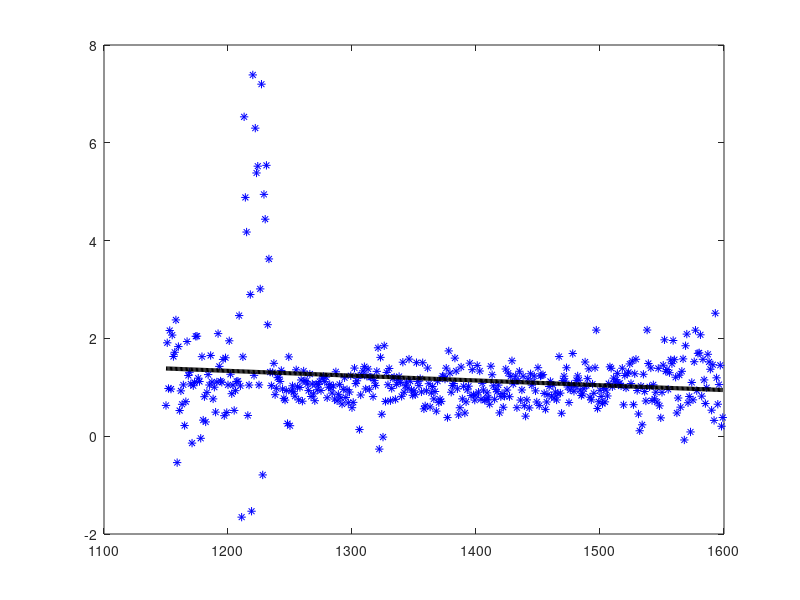
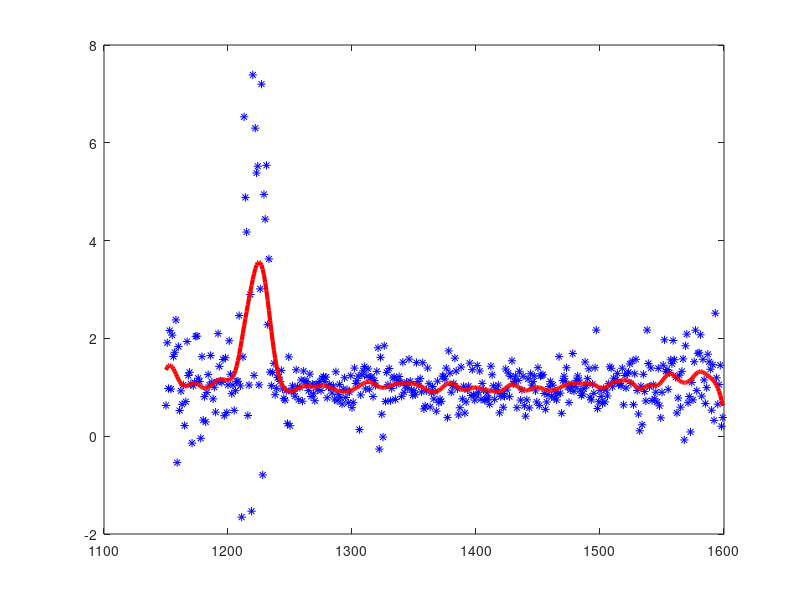

MATLAB code to generate these figures, in order:
load quasar_train.csv;
lambdas = quasar_train(1, :)';
train_qso = quasar_train(2:end, :);
load quasar_test.csv;
test_qso = quasar_test(2:end, :);


Xo = [ones(rows(lambdas),1),lambdas];
Yo = train_qso(1,:)';

# The slope for the data normalization
minArea = min(Xo(:,2));
maxArea = max(Xo(:,2));
mx = 2/(maxArea-minArea);
bx = 1-mx*maxArea;

NM=[1 bx; 0 mx];
X=Xo*NM; # Normalized data to interval -1 to 1

# Normalize also the output
minPrice=min(Yo);
maxPrice=max(Yo);
my = 2/(maxPrice-minPrice);
by = 1-my*maxPrice;

Y = my*Yo + by;

# For the inverse mapping we need these:
imy = 1/my;
iby = -by/my;

theta = pinv(X)*Y;

figure(1);
hold off;
plot(Xo(:,2),Yo,"*b");
hold on;

# The line back in the samples
lambda_plot=lambdas;%linspace(min(Xo(:,2)),max(Xo(:,2)),5);

# We have to de-normalize the normalized estimation
lums=theta(2)*imy*mx*lambda_plot + (imy*theta(2)*bx + imy*theta(1)+iby);
plot(lambda_plot,lums,'k',"linewidth",3);


tau = [1, 5, 10, 100, 1000];
exponent_tau = 1/(tau(2)^2);

%raw
xio = lambdas;

# Normalize also the output
minlambda=min(xio);
maxlambda=max(xio);
my = 2/(maxlambda-minlambda);
by = 1-my*maxlambda;

xi = my*xio + by;

num_tests = 450;

%lambdas raw
test_lambdaso = lambdas';

%lambdas normalized
test_lambdasi = my*test_lambdaso + by;

% for (i=[1:size(tau)])

% endfor

exponent = e.^(-(((test_lambdaso - xio).^2)./(2)));

wi = exponent.^(exponent_tau);

% W = diag(wi(:,1)); 

% THETA = inv(X'*W*X) * X'*W*Y;

yi = zeros(1,num_tests);

for i=[1:num_tests]

  W = diag(wi(:,i)); 

  THETA = inv(X'*W*X) * X'*W*Y;

  yi(i) = THETA'*[1; test_lambdasi(i)];

endfor
yi;
lumsi=imy*yi + iby;

figure(2)

hold off;
plot(Xo(:,2),Yo,"*b");
hold on;
plot(test_lambdaso, lumsi, "r", "linewidth", 3);